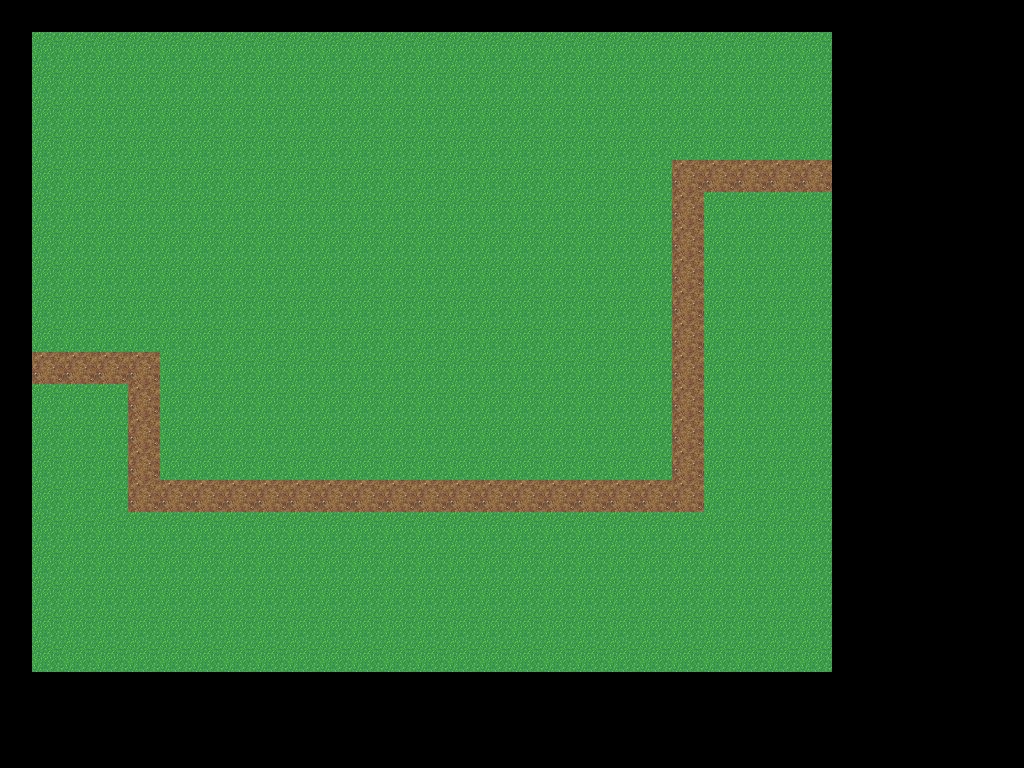

A level layout from a 2D game, rendered from its tile map. Below: a short description, then the map file with tile-grid data replaced by summaries:
An orthogonal 32x24 tile map with 32x32 px tiles, 1 tile layer (Tile Layer 1).

<map version="1.0" orientation="orthogonal" width="32" height="24" tilewidth="32" tileheight="32">
 <tileset firstgid="1" name="Grass" tilewidth="32" tileheight="32">
  <image source="../tilesets/Grass Tiles.png" width="128" height="64" />
  <tile id="0">
   <properties>
    <property name="buildable" value="yes" />
   </properties>
  </tile>
  <tile id="2">
   <properties>
    <property name="buildable" value="no" />
   </properties>
  </tile>
  <tile id="3">
   <properties>
    <property name="buildable" value="no" />
   </properties>
  </tile>
 </tileset>
 <layer name="Tile Layer 1" width="32" height="24">
  <data>[768 cells, 768 non-empty, 3 distinct tile ids]</data>
 </layer>
</map>